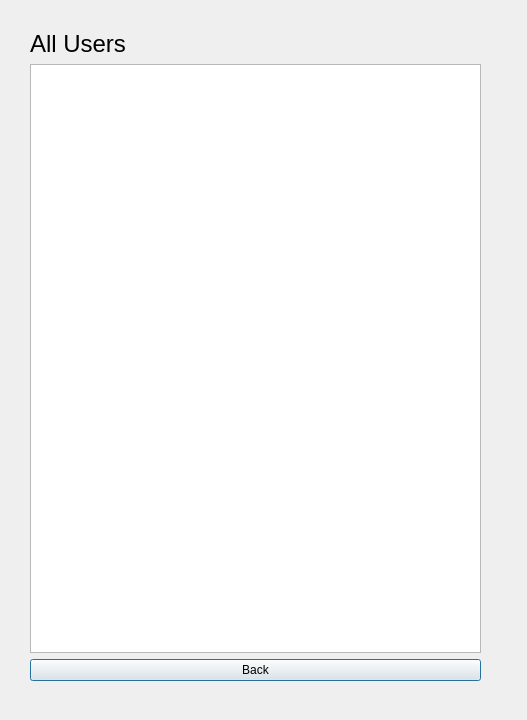
<?xml version="1.0" encoding="UTF-8"?>
<ui version="4.0">
 <class>allusers</class>
 <widget class="QDialog" name="allusers">
  <property name="geometry">
   <rect>
    <x>0</x>
    <y>0</y>
    <width>527</width>
    <height>720</height>
   </rect>
  </property>
  <property name="windowTitle">
   <string>Dialog</string>
  </property>
  <widget class="QWidget" name="layoutWidget">
   <property name="geometry">
    <rect>
     <x>30</x>
     <y>30</y>
     <width>451</width>
     <height>651</height>
    </rect>
   </property>
   <layout class="QVBoxLayout" name="verticalLayout_3">
    <item>
     <layout class="QVBoxLayout" name="verticalLayout_2">
      <item>
       <layout class="QVBoxLayout" name="verticalLayout">
        <item>
         <widget class="QLabel" name="label">
          <property name="font">
           <font>
            <pointsize>18</pointsize>
           </font>
          </property>
          <property name="text">
           <string>All Users</string>
          </property>
         </widget>
        </item>
        <item>
         <widget class="QListWidget" name="listWidget"/>
        </item>
       </layout>
      </item>
     </layout>
    </item>
    <item>
     <widget class="QPushButton" name="pushButton_2">
      <property name="text">
       <string>Back</string>
      </property>
     </widget>
    </item>
   </layout>
  </widget>
 </widget>
 <resources/>
 <connections/>
</ui>
